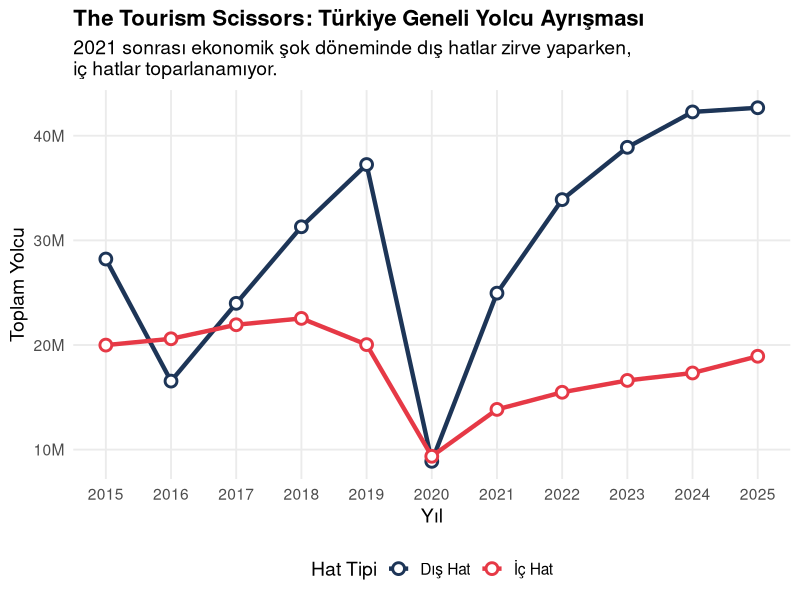
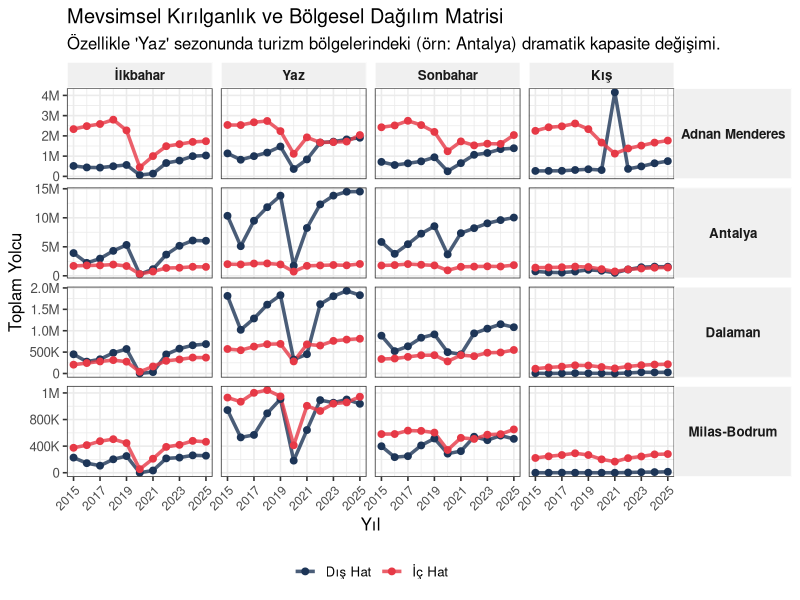
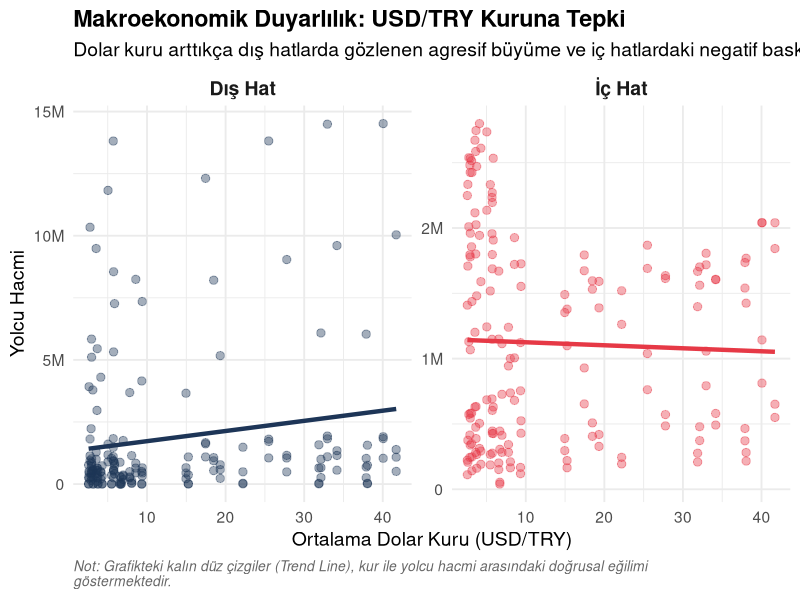
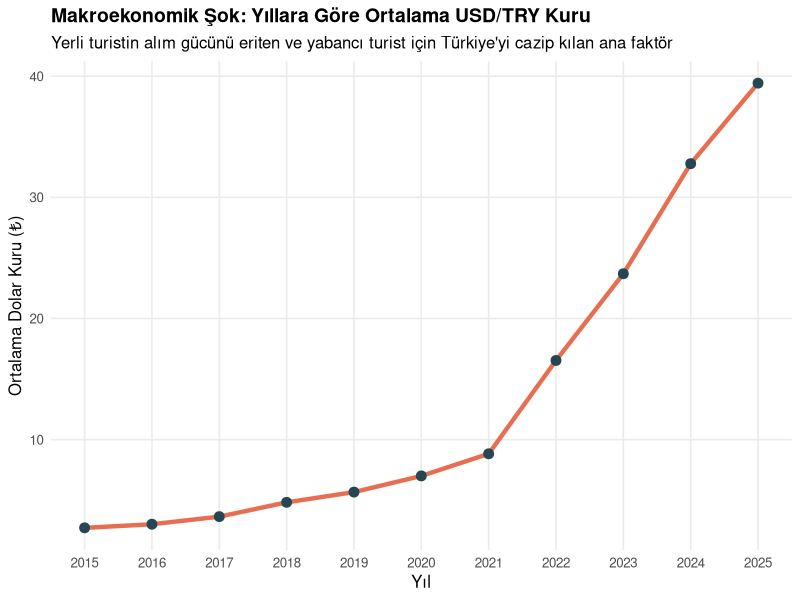
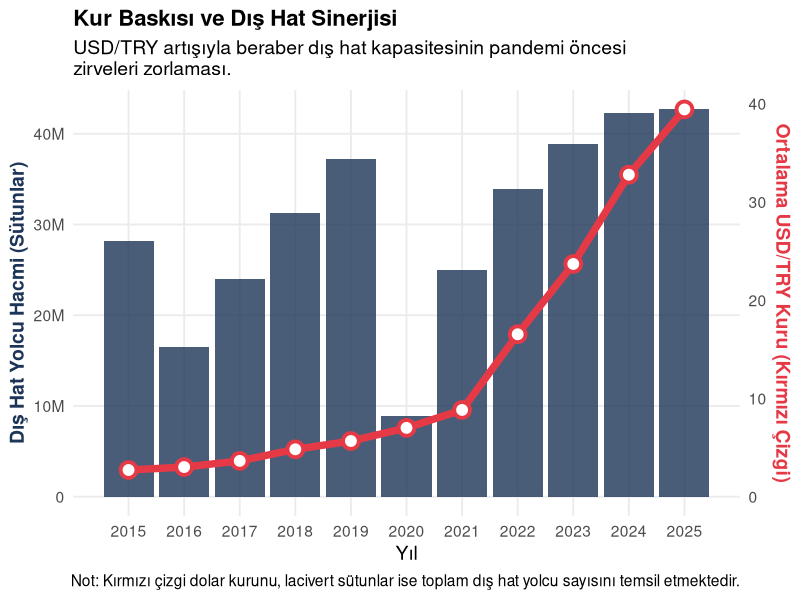
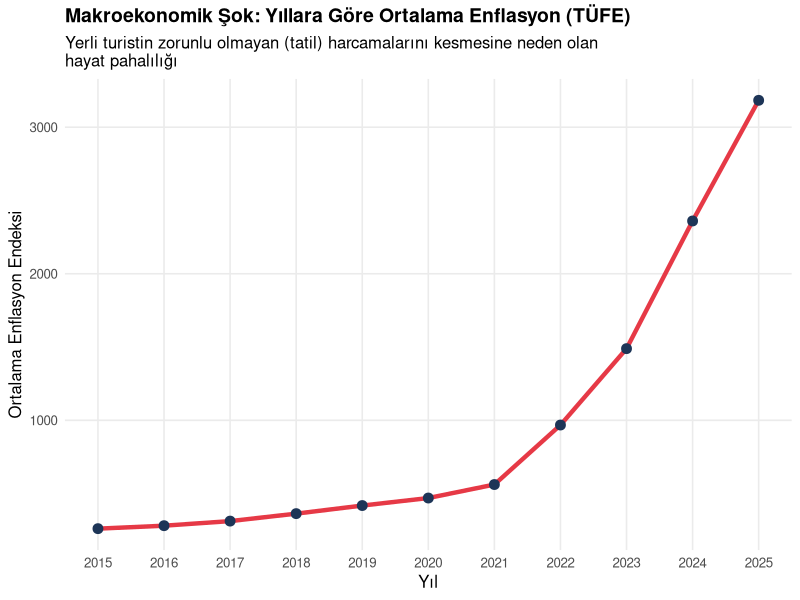
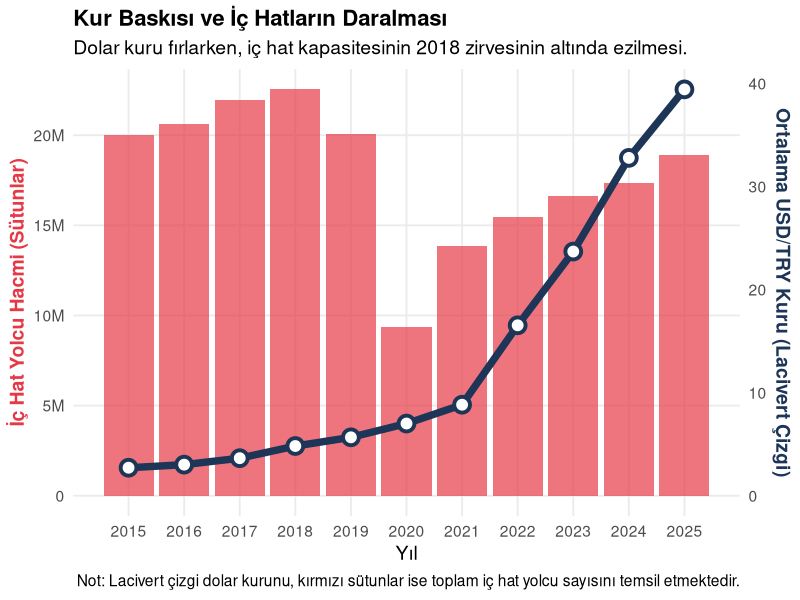
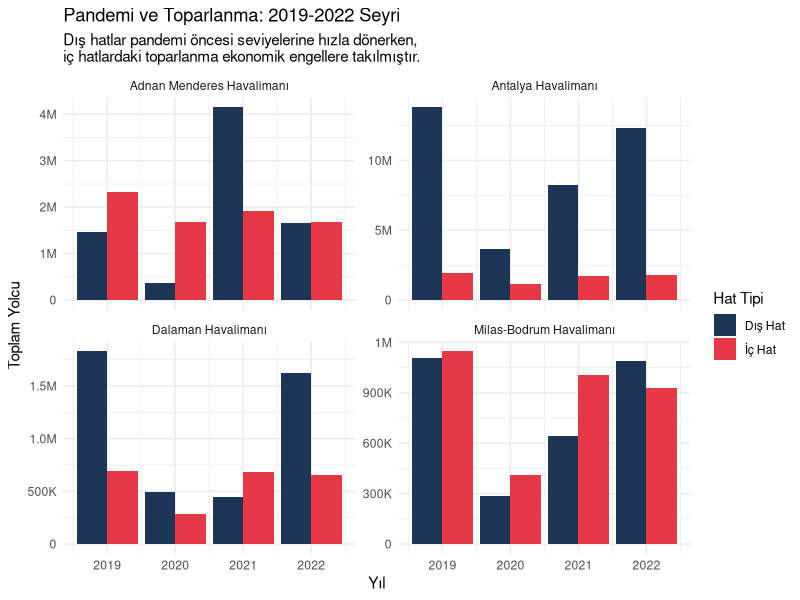

These figures' R source, in order:
## ---- chunk 1
#| label: full-analysis
library(tidyverse)
library(readxl) # Excel okumak için gerekli kütüphane
library(scales)

# Veriyi oku (Dosya ismini 'tourism_data.xlsx' yaptığını varsayıyorum)
df <- read_excel("tourism_data.xlsx")

# Veri temizleme ve Mevsim mühendisliği
df_clean <- df %>%
  select(Yıl, Ay, Havalimanı, `Hat Tipi`, `Aylık Yolcu`, `USD/TRY`, Enflasyon) %>%
  filter(!is.na(Yıl)) %>%
  mutate(
    Mevsim = case_when(
      Ay %in% c("Aralık", "Ocak", "Şubat") ~ "Kış",
      Ay %in% c("Mart", "Nisan", "Mayıs") ~ "İlkbahar",
      Ay %in% c("Haziran", "Temmuz", "Ağustos") ~ "Yaz",
      Ay %in% c("Eylül", "Ekim", "Kasım") ~ "Sonbahar"
    ),
    Mevsim = factor(Mevsim, levels = c("İlkbahar", "Yaz", "Sonbahar", "Kış"))
  )

# Mevsimsel Agregasyon
df_seasonal <- df_clean %>%
  group_by(Yıl, Mevsim, Havalimanı, `Hat Tipi`) %>%
  summarise(
    Toplam_Yolcu = sum(`Aylık Yolcu`, na.rm = TRUE),
    Ort_USD = mean(`USD/TRY`, na.rm = TRUE),
    .groups = "drop"
  )

# Görselleştirme
## ---- chunk 2
#| label: plot-main-scissors
#| echo: false
#| warning: false
#| message: false

# Yıllık toplam veriyi hazırlayalım
df_yearly <- df_seasonal %>%
  group_by(Yıl, `Hat Tipi`) %>%
  summarise(
    Toplam = sum(Toplam_Yolcu, na.rm = TRUE),
    .groups = "drop"
  )

# Ana Makas Grafiği
ggplot(df_yearly, aes(x = Yıl, y = Toplam, color = `Hat Tipi`, group = `Hat Tipi`)) +
  geom_line(linewidth = 1.5) +
  geom_point(size = 3, shape = 21, fill = "white", stroke = 1.5) +
  scale_color_manual(values = c("İç Hat" = "#E63946", "Dış Hat" = "#1D3557")) +
  scale_y_continuous(labels = label_number(scale_cut = cut_short_scale())) +
  scale_x_continuous(breaks = seq(min(df_yearly$Yıl), max(df_yearly$Yıl), by = 1)) +
  theme_minimal(base_size = 14) +
  labs(
    title = "The Tourism Scissors: Türkiye Geneli Yolcu Ayrışması",
    subtitle = "2021 sonrası ekonomik şok döneminde dış hatlar zirve yaparken,\niç hatlar toparlanamıyor.",
    x = "Yıl",
    y = "Toplam Yolcu",
    color = "Hat Tipi"
  ) +
  theme(
    legend.position = "bottom",
    plot.title = element_text(face = "bold", size = 16),
    panel.grid.minor = element_blank()
  )
## ---- chunk 3
#| label: plot-detailed-matrix
#| echo: false
#| warning: false
#| fig-width: 10
#| fig-height: 7

# Grafiği çizerken anlık olarak " Havalimanı" kelimesini siliyoruz
ggplot(df_seasonal %>% mutate(Havalimanı = str_replace(Havalimanı, " Havalimanı", "")), 
       aes(x = Yıl, y = Toplam_Yolcu, color = `Hat Tipi`, group = `Hat Tipi`)) +
  geom_line(linewidth = 1.2, alpha = 0.8) +
  geom_point(size = 2) +
  facet_grid(Havalimanı ~ Mevsim, scales = "free_y") + 
  scale_color_manual(values = c("İç Hat" = "#E63946", "Dış Hat" = "#1D3557")) +
  scale_y_continuous(labels = label_number(scale_cut = cut_short_scale())) +
  scale_x_continuous(breaks = seq(2015, 2025, by = 2)) + 
  theme_bw(base_size = 12) + 
  labs(
    title = "Mevsimsel Kırılganlık ve Bölgesel Dağılım Matrisi",
    subtitle = "Özellikle 'Yaz' sezonunda turizm bölgelerindeki (örn: Antalya) dramatik kapasite değişimi.",
    x = "Yıl", 
    y = "Toplam Yolcu"
  ) +
  theme(
    legend.position = "bottom",
    legend.title = element_blank(),
    strip.background = element_rect(fill = "#f0f0f0", color = "white"),
    strip.text.x = element_text(face = "bold"),
    # İŞTE SİHİRLİ DOKUNUŞ BURASI: Yazıyı yatay (angle = 0) yaptık
    strip.text.y = element_text(face = "bold", angle = 0), 
    axis.text.x = element_text(angle = 45, hjust = 1, size = 9)
  )
## ---- chunk 4
#| label: plot-currency-impact
#| echo: false
#| warning: false
#| message: false

ggplot(df_seasonal, aes(x = Ort_USD, y = Toplam_Yolcu, color = `Hat Tipi`)) +
  # Noktaları biraz şeffaflaştırdık ki çizgi öne çıksın
  geom_point(alpha = 0.4, size = 2.5) +
  # Çizgiyi düz (solid) ve ekstra kalın (2.5) yaptık
  geom_smooth(method = "lm", se = FALSE, linewidth = 1.5, linetype = "solid") +
  facet_wrap(~ `Hat Tipi`, scales = "free_y") +
  scale_color_manual(values = c("İç Hat" = "#E63946", "Dış Hat" = "#1D3557")) +
  scale_y_continuous(labels = label_number(scale_cut = cut_short_scale())) +
  theme_minimal(base_size = 14) +
  labs(
    title = "Makroekonomik Duyarlılık: USD/TRY Kuruna Tepki",
    subtitle = "Dolar kuru arttıkça dış hatlarda gözlenen agresif büyüme ve iç hatlardaki negatif baskı.",
    x = "Ortalama Dolar Kuru (USD/TRY)",
    y = "Yolcu Hacmi",
    # İŞTE BURASI: Çizginin ne olduğunu açıklayan alt not
    caption = "Not: Grafikteki kalın düz çizgiler (Trend Line), kur ile yolcu hacmi arasındaki doğrusal eğilimi \ngöstermektedir."
  ) +
  theme(
    legend.position = "none",
    plot.title = element_text(face = "bold"),
    strip.text = element_text(size = 14, face = "bold"),
    plot.caption = element_text(face = "italic", color = "gray40", hjust = 0, size = 10)
  )
## ---- chunk 5
#| label: economy-plot
#| message: false
#| warning: false
#| code-fold: true

# Yıllık ortalama ekonomik verileri hesaplıyoruz (Üstteki df_clean verisini kullanır)
df_econ <- df_clean %>%
  group_by(Yıl) %>%
  summarise(
    Ort_USD = mean(`USD/TRY`, na.rm = TRUE),
    Ort_Enflasyon = mean(Enflasyon, na.rm = TRUE)
  )

# Dolar Kurunun Yıllar İçindeki Yükselişi
ggplot(df_econ, aes(x = Yıl, y = Ort_USD)) +
  # Trend çizgisi ve noktalar
  geom_line(color = "#E76F51", linewidth = 1.5) +
  geom_point(color = "#264653", size = 3) +
  
  # Tasarım ayarları
  theme_minimal(base_size = 12) +
  labs(
    title = "Makroekonomik Şok: Yıllara Göre Ortalama USD/TRY Kuru",
    subtitle = "Yerli turistin alım gücünü eriten ve yabancı turist için Türkiye'yi cazip kılan ana faktör",
    x = "Yıl",
    y = "Ortalama Dolar Kuru (₺)"
  ) +
  # X ekseninde yılları küsuratsız (örneğin 2020.5 olmadan) tam sayı olarak göstermek için
  scale_x_continuous(breaks = seq(min(df_econ$Yıl, na.rm=TRUE), max(df_econ$Yıl, na.rm=TRUE), by = 1)) +
  theme(
    plot.title = element_text(face = "bold", size = 14),
    panel.grid.minor = element_blank()
  )
## ---- chunk 6
#| label: plot-foreign-boom
#| echo: false
#| warning: false
#| message: false

# Sadece Dış Hatlar ve Yıllık bazda veri hazırlığı
df_dis_hat <- df_seasonal %>%
  filter(`Hat Tipi` == "Dış Hat") %>%
  group_by(Yıl) %>%
  summarise(
    Yolcu = sum(Toplam_Yolcu, na.rm = TRUE),
    Dolar = mean(Ort_USD, na.rm = TRUE),
    .groups = "drop"
  )

# Çift eksen katsayısı
coeff <- max(df_dis_hat$Yolcu, na.rm = TRUE) / max(df_dis_hat$Dolar, na.rm = TRUE)

ggplot(df_dis_hat, aes(x = Yıl)) +
  geom_col(aes(y = Yolcu), fill = "#1D3557", alpha = 0.8) +
  geom_line(aes(y = Dolar * coeff), color = "#E63946", linewidth = 2.5) +
  geom_point(aes(y = Dolar * coeff), color = "#E63946", size = 4, shape = 21, fill = "white", stroke = 2) +
  scale_y_continuous(
    name = "Dış Hat Yolcu Hacmi (Sütunlar)",
    labels = label_number(scale_cut = cut_short_scale()),
    sec.axis = sec_axis(~ . / coeff, name = "Ortalama USD/TRY Kuru (Kırmızı Çizgi)")
  ) +
  scale_x_continuous(breaks = seq(min(df_dis_hat$Yıl), max(df_dis_hat$Yıl), by = 1)) +
  theme_minimal(base_size = 14) +
  labs(
    title = "Kur Baskısı ve Dış Hat Sinerjisi",
    subtitle = "USD/TRY artışıyla beraber dış hat kapasitesinin pandemi öncesi \nzirveleri zorlaması.",
    x = "Yıl",
    caption = "Not: Kırmızı çizgi dolar kurunu, lacivert sütunlar ise toplam dış hat yolcu sayısını temsil etmektedir."
  ) +
  theme(
    plot.title = element_text(face = "bold", size = 16),
    axis.title.y.left = element_text(color = "#1D3557", face = "bold"),
    axis.title.y.right = element_text(color = "#E63946", face = "bold"),
    panel.grid.minor = element_blank()
  )
## ---- chunk 7
#| label: inflation-plot
#| message: false
#| warning: false
#| code-fold: true

# Enflasyonun Yıllar İçindeki Yükselişi (df_econ verisini kullanır)
ggplot(df_econ, aes(x = Yıl, y = Ort_Enflasyon)) +
  # Trend çizgisi ve noktalar (Tehlikeyi/Sıcaklığı hissettirmek için kırmızı tonlar)
  geom_line(color = "#E63946", linewidth = 1.5) +
  geom_point(color = "#1D3557", size = 3) +
  
  # Tasarım ayarları
  theme_minimal(base_size = 12) +
  labs(
    title = "Makroekonomik Şok: Yıllara Göre Ortalama Enflasyon (TÜFE)",
    subtitle = "Yerli turistin zorunlu olmayan (tatil) harcamalarını kesmesine neden olan \nhayat pahalılığı",
    x = "Yıl",
    y = "Ortalama Enflasyon Endeksi"
  ) +
  scale_x_continuous(breaks = seq(min(df_econ$Yıl, na.rm=TRUE), max(df_econ$Yıl, na.rm=TRUE), by = 1)) +
  theme(
    plot.title = element_text(face = "bold", size = 14),
    panel.grid.minor = element_blank()
  )
## ---- chunk 8
#| label: plot-domestic-pressure
#| echo: false
#| warning: false
#| message: false

# Sadece İç Hatlar ve Yıllık bazda veri hazırlığı
df_ic_hat <- df_seasonal %>%
  filter(`Hat Tipi` == "İç Hat") %>%
  group_by(Yıl) %>%
  summarise(
    Yolcu = sum(Toplam_Yolcu, na.rm = TRUE),
    Dolar = mean(Ort_USD, na.rm = TRUE),
    .groups = "drop"
  )

# Çift eksen katsayısı (İç hatların kendi kapasitesine göre yeniden hesaplanır)
coeff_ic <- max(df_ic_hat$Yolcu, na.rm = TRUE) / max(df_ic_hat$Dolar, na.rm = TRUE)

ggplot(df_ic_hat, aes(x = Yıl)) +
  # Arkada yolcu hacmi (Sütunlar - İç hat rengi E63946)
  geom_col(aes(y = Yolcu), fill = "#E63946", alpha = 0.7) +
  # Önde Dolar Kuru (Çizgi - Siyah/Koyu Gri yaparak kontrast sağladık)
  geom_line(aes(y = Dolar * coeff_ic), color = "#1D3557", linewidth = 2.5) +
  geom_point(aes(y = Dolar * coeff_ic), color = "#1D3557", size = 4, shape = 21, fill = "white", stroke = 2) +
  scale_y_continuous(
    name = "İç Hat Yolcu Hacmi (Sütunlar)",
    labels = label_number(scale_cut = cut_short_scale()),
    sec.axis = sec_axis(~ . / coeff_ic, name = "Ortalama USD/TRY Kuru (Lacivert Çizgi)")
  ) +
  scale_x_continuous(breaks = seq(min(df_ic_hat$Yıl), max(df_ic_hat$Yıl), by = 1)) +
  theme_minimal(base_size = 14) +
  labs(
    title = "Kur Baskısı ve İç Hatların Daralması",
    subtitle = "Dolar kuru fırlarken, iç hat kapasitesinin 2018 zirvesinin altında ezilmesi.",
    x = "Yıl",
    caption = "Not: Lacivert çizgi dolar kurunu, kırmızı sütunlar ise toplam iç hat yolcu sayısını temsil etmektedir."
  ) +
  theme(
    plot.title = element_text(face = "bold", size = 16),
    axis.title.y.left = element_text(color = "#E63946", face = "bold"),
    axis.title.y.right = element_text(color = "#1D3557", face = "bold"),
    panel.grid.minor = element_blank()
  )
## ---- chunk 9
#| label: covid-impact
#| code-fold: true

# Pandemi dönemini (2019-2022) izole edelim
df_covid <- df_seasonal %>%
  filter(Yıl >= 2019 & Yıl <= 2022)

ggplot(df_covid, aes(x = Yıl, y = Toplam_Yolcu, fill = `Hat Tipi`)) +
  geom_col(position = "dodge") +
  facet_wrap(~Havalimanı, scales = "free_y") +
  scale_y_continuous(labels = label_number(scale_cut = cut_short_scale())) + 
  scale_fill_manual(values = c("İç Hat" = "#E63946", "Dış Hat" = "#1D3557")) +
  theme_minimal() +
  labs(
    title = "Pandemi ve Toparlanma: 2019-2022 Seyri",
    subtitle = "Dış hatlar pandemi öncesi seviyelerine hızla dönerken, \niç hatlardaki toparlanma ekonomik engellere takılmıştır.",
    x = "Yıl", y = "Toplam Yolcu"
  )
## ---- chunk 10
#| label: correlation-deep-dive
#| echo: false
#| warning: false
#| message: false

# 1. Tüm Zamanlar Verisi (2015-2025)
cor_all_data <- df_seasonal %>%
  filter(`Hat Tipi` == "İç Hat") %>%
  group_by(Yıl) %>%
  summarise(
    Yolcu = sum(Toplam_Yolcu, na.rm = TRUE), 
    Dolar = mean(Ort_USD, na.rm = TRUE)
  ) %>%
  filter(!is.na(Yolcu) & !is.na(Dolar))

r_all <- cor(cor_all_data$Yolcu, cor_all_data$Dolar, use = "complete.obs")

# 2. Ekonomik Şok Dönemi (2021-2025) - Pandemi etkisinden arındırılmış
cor_shock_data <- cor_all_data %>% filter(Yıl >= 2021)
r_shock <- cor(cor_shock_data$Yolcu, cor_shock_data$Dolar, use = "complete.obs")
## ---- chunk 11
#| label: economic-shock-plot
#| echo: false
#| warning: false
#| message: false

library(tidyverse)
library(scales)

# 1. İŞTE R'IN BULAMADIĞI O SATIR: Veriyi filtrelenmiş halde hazırlıyoruz
df_shock <- df_clean %>%
  filter(`Hat Tipi` == "İç Hat", Yıl >= 2021)

# 2. Şimdi Milyon (M) formatlı ve jilet gibi grafiğimizi çiziyoruz
ggplot(df_shock, aes(x = `USD/TRY`, y = `Aylık Yolcu`)) + 
  geom_point(aes(color = as.factor(Yıl)), size = 3, alpha = 0.8) +
  geom_smooth(method = "lm", color = "darkred", linewidth = 1.5, se = FALSE) + 
  scale_y_continuous(labels = label_number(scale_cut = cut_short_scale())) +
  labs(
    title = "Ekonomik Şok Dönemi: Kur Artışı \nve İç Hatlarda 'Cam Tavan'",
    subtitle = "2021-2025 Arası Post-Pandemi Toparlanmasının Kur Altında Ezilmesi",
    x = "Ortalama Dolar Kuru (USD/TRY)",
    y = "Aylık Toplam İç Hat Yolcusu", 
    color = "Yıl",
    caption = "Not: Çizgi pozitif toparlanmayı gösterse de, \nhacimler 2018 zirvelerinin çok altındadır (Cam Tavan Etkisi)."
  ) +
  theme_minimal(base_size = 14) +
  theme(
    plot.title = element_text(face = "bold"),
    legend.position = "right"
  )
## ---- chunk 12
#| label: full-analysis-en
#| code-fold: true       
#| message: false     
library(tidyverse)
library(readxl)
library(scales)

df <- read_excel("tourism_data.xlsx")

df_clean <- df %>%
  rename(
    Year                 = Yıl,
    Month                = Ay,
    Airport              = Havalimanı,
    `Flight Type`        = `Hat Tipi`,
    `Monthly Passengers` = `Aylık Yolcu`,
    Inflation            = Enflasyon
  ) %>%
  filter(!is.na(Year)) %>%
  mutate(
    `Flight Type` = case_when(
      `Flight Type` == "İç Hat"  ~ "Domestic",
      `Flight Type` == "Dış Hat" ~ "International",
      TRUE ~ `Flight Type`
    ),
    Season = case_when(
      Month %in% c("Aralık", "Ocak", "Şubat")     ~ "Winter",
      Month %in% c("Mart", "Nisan", "Mayıs")       ~ "Spring",
      Month %in% c("Haziran", "Temmuz", "Ağustos") ~ "Summer",
      Month %in% c("Eylül", "Ekim", "Kasım")       ~ "Autumn"
    ),
    Season = factor(Season, levels = c("Spring", "Summer", "Autumn", "Winter"))
  )

df_seasonal <- df_clean %>%
  group_by(Year, Season, Airport, `Flight Type`) %>%
  summarise(
    Total_Passengers = sum(`Monthly Passengers`, na.rm = TRUE),
    Avg_USD          = mean(`USD/TRY`, na.rm = TRUE),
    .groups = "drop"
  )
## ---- chunk 13
#| label: plot-main-scissors-en
#| echo: false
#| warning: false
#| message: false

df_yearly <- df_seasonal %>%
  group_by(Year, `Flight Type`) %>%
  summarise(
    Total = sum(Total_Passengers, na.rm = TRUE),
    .groups = "drop"
  )

ggplot(df_yearly, aes(x = Year, y = Total, color = `Flight Type`, group = `Flight Type`)) +
  geom_line(linewidth = 1.5) +
  geom_point(size = 3, shape = 21, fill = "white", stroke = 1.5) +
  scale_color_manual(values = c("Domestic" = "#E63946", "International" = "#1D3557")) +
  scale_y_continuous(labels = label_number(scale_cut = cut_short_scale())) +
  scale_x_continuous(breaks = seq(min(df_yearly$Year), max(df_yearly$Year), by = 1)) +
  theme_minimal(base_size = 14) +
  labs(
    title = "The Tourism Scissors: Passenger Divergence Across Türkiye",
    subtitle = "Following the economic shocks after 2021, international traffic peaked while\ndomestic traffic struggled to recover.",
    x = "Year",
    y = "Total Passengers",
    color = "Flight Type"
  ) +
  theme(
    legend.position = "bottom",
    plot.title = element_text(face = "bold", size = 16),
    panel.grid.minor = element_blank()
  )
## ---- chunk 14
#| label: plot-detailed-matrix-en
#| echo: false
#| warning: false
#| fig-width: 10
#| fig-height: 7

ggplot(df_seasonal %>% mutate(Airport = str_replace(Airport, " Havalimanı", "")),
       aes(x = Year, y = Total_Passengers, color = `Flight Type`, group = `Flight Type`)) +
  geom_line(linewidth = 1.2, alpha = 0.8) +
  geom_point(size = 2) +
  facet_grid(Airport ~ Season, scales = "free_y") +
  scale_color_manual(values = c("Domestic" = "#E63946", "International" = "#1D3557")) +
  scale_y_continuous(labels = label_number(scale_cut = cut_short_scale())) +
  scale_x_continuous(breaks = seq(2015, 2025, by = 2)) +
  theme_bw(base_size = 12) +
  labs(
    title = "Seasonal Vulnerability and Regional Distribution Matrix",
    subtitle = "Dramatic capacity divergence in tourism regions (e.g. Antalya), especially during the Summer season.",
    x = "Year",
    y = "Total Passengers"
  ) +
  theme(
    legend.position = "bottom",
    legend.title = element_blank(),
    strip.background = element_rect(fill = "#f0f0f0", color = "white"),
    strip.text.x = element_text(face = "bold"),
    strip.text.y = element_text(face = "bold", angle = 0),
    axis.text.x = element_text(angle = 45, hjust = 1, size = 9)
  )
## ---- chunk 15
#| label: plot-currency-impact-en
#| echo: false
#| warning: false
#| message: false

ggplot(df_seasonal, aes(x = Avg_USD, y = Total_Passengers, color = `Flight Type`)) +
  geom_point(alpha = 0.4, size = 2.5) +
  geom_smooth(method = "lm", se = FALSE, linewidth = 1.5, linetype = "solid") +
  facet_wrap(~ `Flight Type`, scales = "free_y") +
  scale_color_manual(values = c("Domestic" = "#E63946", "International" = "#1D3557")) +
  scale_y_continuous(labels = label_number(scale_cut = cut_short_scale())) +
  theme_minimal(base_size = 14) +
  labs(
    title = "Macroeconomic Sensitivity: Response to USD/TRY Exchange Rate",
    subtitle = "As the dollar rises, aggressive growth in international routes and negative pressure on domestic routes.",
    x = "Average Exchange Rate (USD/TRY)",
    y = "Passenger Volume",
    caption = "Note: The bold solid lines (Trend Lines) represent the linear relationship between the exchange rate and passenger volume."
  ) +
  theme(
    legend.position = "none",
    plot.title = element_text(face = "bold"),
    strip.text = element_text(size = 14, face = "bold"),
    plot.caption = element_text(face = "italic", color = "gray40", hjust = 0, size = 10)
  )
## ---- chunk 16
#| label: economy-plot-en
#| message: false
#| warning: false
#| code-fold: true

df_econ <- df_clean %>%
  group_by(Year) %>%
  summarise(
    Avg_USD       = mean(`USD/TRY`, na.rm = TRUE),
    Avg_Inflation = mean(Inflation, na.rm = TRUE)
  )

ggplot(df_econ, aes(x = Year, y = Avg_USD)) +
  geom_line(color = "#E76F51", linewidth = 1.5) +
  geom_point(color = "#264653", size = 3) +
  theme_minimal(base_size = 12) +
  labs(
    title = "Macroeconomic Shock: Average USD/TRY Exchange Rate by Year",
    subtitle = "The primary factor eroding domestic tourists' purchasing power while making Türkiye attractive for foreign visitors",
    x = "Year",
    y = "Average Exchange Rate (₺)"
  ) +
  scale_x_continuous(breaks = seq(min(df_econ$Year, na.rm = TRUE), max(df_econ$Year, na.rm = TRUE), by = 1)) +
  theme(
    plot.title = element_text(face = "bold", size = 14),
    panel.grid.minor = element_blank()
  )
## ---- chunk 17
#| label: plot-foreign-boom-en
#| echo: false
#| warning: false
#| message: false

df_intl <- df_seasonal %>%
  filter(`Flight Type` == "International") %>%
  group_by(Year) %>%
  summarise(
    Passengers = sum(Total_Passengers, na.rm = TRUE),
    Dollar     = mean(Avg_USD, na.rm = TRUE),
    .groups = "drop"
  )

coeff <- max(df_intl$Passengers, na.rm = TRUE) / max(df_intl$Dollar, na.rm = TRUE)

ggplot(df_intl, aes(x = Year)) +
  geom_col(aes(y = Passengers), fill = "#1D3557", alpha = 0.8) +
  geom_line(aes(y = Dollar * coeff), color = "#E63946", linewidth = 2.5) +
  geom_point(aes(y = Dollar * coeff), color = "#E63946", size = 4, shape = 21, fill = "white", stroke = 2) +
  scale_y_continuous(
    name = "International Passenger Volume (Bars)",
    labels = label_number(scale_cut = cut_short_scale()),
    sec.axis = sec_axis(~ . / coeff, name = "Average USD/TRY Rate (Red Line)")
  ) +
  scale_x_continuous(breaks = seq(min(df_intl$Year), max(df_intl$Year), by = 1)) +
  theme_minimal(base_size = 14) +
  labs(
    title = "Exchange Rate Pressure and International Route Synergy",
    subtitle = "As USD/TRY rises, international capacity approaches and challenges pre-pandemic peaks.",
    x = "Year",
    caption = "Note: The red line represents the dollar rate; navy bars represent total international passenger count."
  ) +
  theme(
    plot.title = element_text(face = "bold", size = 16),
    axis.title.y.left = element_text(color = "#1D3557", face = "bold"),
    axis.title.y.right = element_text(color = "#E63946", face = "bold"),
    panel.grid.minor = element_blank()
  )
## ---- chunk 18
#| label: inflation-plot-en
#| message: false
#| warning: false
#| code-fold: true

ggplot(df_econ, aes(x = Year, y = Avg_Inflation)) +
  geom_line(color = "#E63946", linewidth = 1.5) +
  geom_point(color = "#1D3557", size = 3) +
  theme_minimal(base_size = 12) +
  labs(
    title = "Macroeconomic Shock: Average Inflation (CPI) by Year",
    subtitle = "The rising cost of living that caused domestic tourists to cut non-essential (vacation) spending",
    x = "Year",
    y = "Average Inflation Index"
  ) +
  scale_x_continuous(breaks = seq(min(df_econ$Year, na.rm = TRUE), max(df_econ$Year, na.rm = TRUE), by = 1)) +
  theme(
    plot.title = element_text(face = "bold", size = 14),
    panel.grid.minor = element_blank()
  )
## ---- chunk 19
#| label: plot-domestic-pressure-en
#| echo: false
#| warning: false
#| message: false

df_dom <- df_seasonal %>%
  filter(`Flight Type` == "Domestic") %>%
  group_by(Year) %>%
  summarise(
    Passengers = sum(Total_Passengers, na.rm = TRUE),
    Dollar     = mean(Avg_USD, na.rm = TRUE),
    .groups = "drop"
  )

coeff_dom <- max(df_dom$Passengers, na.rm = TRUE) / max(df_dom$Dollar, na.rm = TRUE)

ggplot(df_dom, aes(x = Year)) +
  geom_col(aes(y = Passengers), fill = "#E63946", alpha = 0.7) +
  geom_line(aes(y = Dollar * coeff_dom), color = "#1D3557", linewidth = 2.5) +
  geom_point(aes(y = Dollar * coeff_dom), color = "#1D3557", size = 4, shape = 21, fill = "white", stroke = 2) +
  scale_y_continuous(
    name = "Domestic Passenger Volume (Bars)",
    labels = label_number(scale_cut = cut_short_scale()),
    sec.axis = sec_axis(~ . / coeff_dom, name = "Average USD/TRY Rate (Navy Line)")
  ) +
  scale_x_continuous(breaks = seq(min(df_dom$Year), max(df_dom$Year), by = 1)) +
  theme_minimal(base_size = 14) +
  labs(
    title = "Exchange Rate Pressure and the Contraction of Domestic Routes",
    subtitle = "As the dollar surges, domestic capacity is crushed below the 2018 peak.",
    x = "Year",
    caption = "Note: The navy line represents the dollar rate; red bars represent total domestic passenger count."
  ) +
  theme(
    plot.title = element_text(face = "bold", size = 16),
    axis.title.y.left = element_text(color = "#E63946", face = "bold"),
    axis.title.y.right = element_text(color = "#1D3557", face = "bold"),
    panel.grid.minor = element_blank()
  )
## ---- chunk 20
#| label: covid-impact-en
#| code-fold: true

df_covid <- df_seasonal %>%
  filter(Year >= 2019 & Year <= 2022)

ggplot(df_covid, aes(x = Year, y = Total_Passengers, fill = `Flight Type`)) +
  geom_col(position = "dodge") +
  facet_wrap(~ Airport, scales = "free_y") +
  scale_y_continuous(labels = label_number(scale_cut = cut_short_scale())) +
  scale_fill_manual(values = c("Domestic" = "#E63946", "International" = "#1D3557")) +
  theme_minimal() +
  labs(
    title = "Pandemic and Recovery: 2019–2022 Trajectory",
    subtitle = "While international routes quickly returned to pre-pandemic levels,\ndomestic recovery was stalled by economic barriers.",
    x = "Year", y = "Total Passengers"
  )
## ---- chunk 21
#| label: correlation-deep-dive-en
#| echo: false
#| warning: false
#| message: false

cor_all_data <- df_seasonal %>%
  filter(`Flight Type` == "Domestic") %>%
  group_by(Year) %>%
  summarise(
    Passengers = sum(Total_Passengers, na.rm = TRUE),
    Dollar     = mean(Avg_USD, na.rm = TRUE)
  ) %>%
  filter(!is.na(Passengers) & !is.na(Dollar))

r_all <- cor(cor_all_data$Passengers, cor_all_data$Dollar, use = "complete.obs")

cor_shock_data <- cor_all_data %>% filter(Year >= 2021)
r_shock <- cor(cor_shock_data$Passengers, cor_shock_data$Dollar, use = "complete.obs")
## ---- chunk 22
#| label: economic-shock-plot-en
#| echo: false
#| warning: false
#| message: false

library(tidyverse)
library(scales)

df_shock <- df_clean %>%
  filter(`Flight Type` == "Domestic", Year >= 2021)

ggplot(df_shock, aes(x = `USD/TRY`, y = `Monthly Passengers`)) +
  geom_point(aes(color = as.factor(Year)), size = 3, alpha = 0.8) +
  geom_smooth(method = "lm", color = "darkred", linewidth = 1.5, se = FALSE) +
  scale_y_continuous(labels = label_number(scale_cut = cut_short_scale())) +
  labs(
    title = "Economic Shock Period: Exchange Rate Rise\nand the 'Glass Ceiling' on Domestic Routes",
    subtitle = "Post-Pandemic Recovery (2021–2025) Being Crushed Under Currency Pressure",
    x = "Average Exchange Rate (USD/TRY)",
    y = "Monthly Total Domestic Passengers",
    color = "Year",
    caption = "Note: Although the line shows positive recovery,\nvolumes remain well below the 2018 peaks (Glass Ceiling Effect)."
  ) +
  theme_minimal(base_size = 14) +
  theme(
    plot.title = element_text(face = "bold"),
    legend.position = "right"
  )
